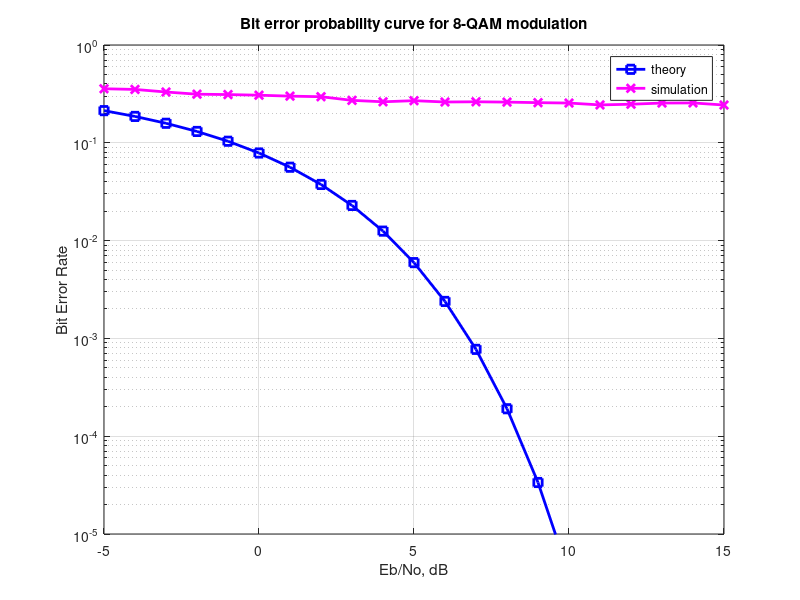

Recreate this plot in MATLAB.
close all
clear
clc

T=2000; %array size of the carrier wave.
T1 = 1; % define time of interval, 1 seconds
t = 0:T-1/T; % define time
t = t*T1; % define time in seconds

f_1 = 60 ;
f_2 = 61 ;
f_3 = 62 ;
f1 = (sqrt(2/T))*cos(2*pi*f_1*t) ;
f2 = (sqrt(2/T))*cos(2*pi*f_2*t) ;
f3 = (sqrt(2/T))*cos(2*pi*f_3*t) ;

N = 10^3 ;% number of symbols
M = 8; % constellation size
k = log2(M); % bits per symbol

% defining the constellation for PAM constellation
alphai = [0-(nthroot(M,3))/2 0+(nthroot(M,3)/2)];
alphaj = [0-(nthroot(M,3))/2 0+(nthroot(M,3)/2)];
alphak = [0-(nthroot(M,3))/2 0+(nthroot(M,3)/2)];
k_8QAM = 1/sqrt(3);

Eb_N0_dB = -5:15; % multiple Es/N0 values
Es_N0_dB = Eb_N0_dB + 10*log10(k);
ref = 0:k-1;
map = bitxor(ref,floor(ref/2));
[tt, ind] = sort(map);

for ii = 1:length(Eb_N0_dB)
    ipBitReshape = reshape(rand(1,N*k,1)>0.5,k,N).';
    s = cat(3,(2*(ipBitReshape(:,[k-2])) - ones(N,1) )*f1,(2*(ipBitReshape(:,[k-1])) - ones(N,1) )*f2, (2*(ipBitReshape(:,[k])) - ones(N,1) )*f3) * k_8QAM;
    % Adding noise in each of the channels
    z = s(:,:,1) + 10^(-Es_N0_dB(ii)/20)*1/sqrt(2)* transpose(randn(1,N))* f1 + s(:,:,2) + 10^(-Es_N0_dB(ii)/20)*1/sqrt(2)*transpose(randn(1,N))*f2 + s(:,:,3) + 10^(-Es_N0_dB(ii)/20)*1/sqrt(2)*transpose(randn(1,N))*f3; % additive white gaussian noise
    
    % demodulation
    % rounding to the nearest alphabet after multiplying the received signal with each of the basis vectors and integrating over period T.
    ipHati = 2*floor((z(:,:)/k_8QAM) * transpose(f1)/2)+1;
    ipHati(ipHati>max(alphai)) = max(alphai);
    ipHati(ipHati<min(alphai)) = min(alphai);
    ipHatj = 2*floor((z(:,:)/k_8QAM) * transpose(f2)/2)+1;
    ipHatj(ipHatj>max(alphaj)) = max(alphaj);
    ipHatj(ipHatj<min(alphaj)) = min(alphaj);
    ipHatk = 2*floor((z(:,:)/k_8QAM) * transpose(f3)/2)+1;
    ipHatk(ipHatk>max(alphak)) = max(alphak);
    ipHatk(ipHatk<min(alphak)) = min(alphak);
    
    % Constellation to Decimal conversion
    ipBinHati = ((ipHati+1)/2); % LUT based
    ipBinHatj = ((ipHatj+1)/2); % LUT based
    ipBinHatk = ((ipHatk+1)/2); % LUT based
    
    %Counting the number of errors present.
    nBitErr(ii) = size(find(ipBitReshape(:,k-2)- ipBinHati),1) + size(find(ipBitReshape(:,k-1)- ipBinHatj),1) + size(find(ipBitReshape(:,k)- ipBinHatk),1);
end

%plotting simulation and theoretical bit errors
simBer = nBitErr/(N*k);
theoryBer = 0.5*erfc(sqrt((10.^(Eb_N0_dB/10)))) ;

figure
semilogy(Eb_N0_dB,theoryBer,'bs-','LineWidth',2);
hold on
semilogy(Eb_N0_dB,simBer,'mx-','LineWidth',2);
axis([-5 15 10^-5 1])
grid on
legend('theory', 'simulation');
xlabel('Eb/No, dB')
ylabel('Bit Error Rate')
title('Bit error probability curve for 8-QAM modulation');

